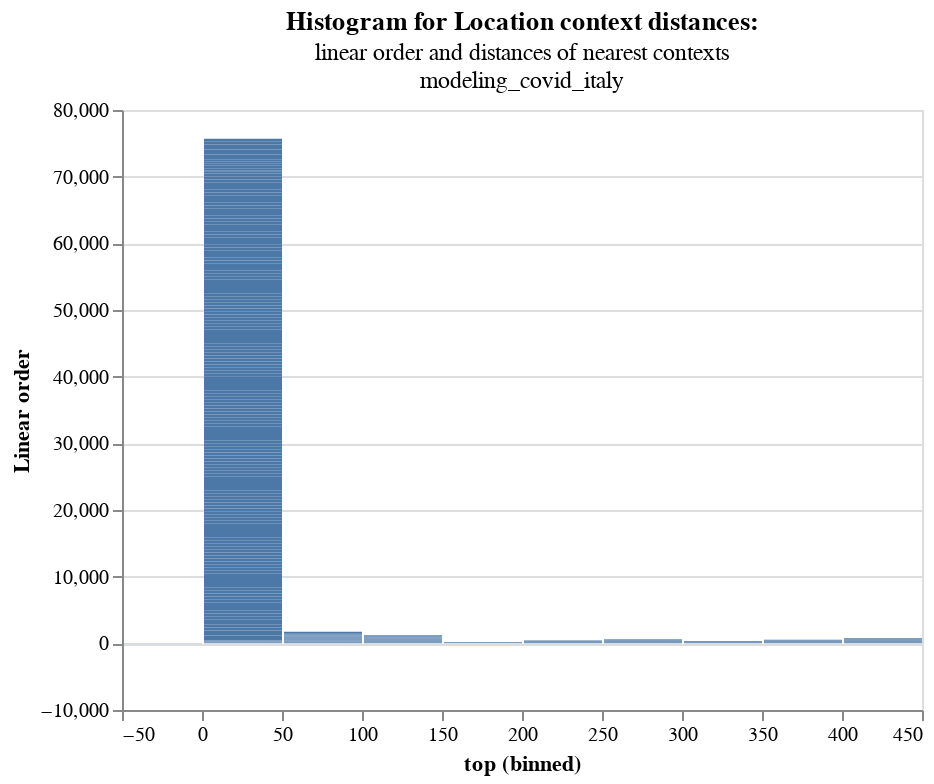

The notebook cell this image was saved under:
### Code cell
res = pd.DataFrame.from_dict(all_results['modeling_covid_italy_all.csv']['loc_results'])
ch = alt.Chart(res).encode(
    alt.X("top:Q", bin=True),
    y=alt.Y('sno',title="Linear order")
).properties(
    title=alt.TitleParams('Histogram for Location context distances: ',
    subtitle=["linear order and distances of nearest contexts","Event Extractions for modeling_covid_italy"])
)

ch.configure_title(
    fontSize=14,
    font='Courier',
    anchor='start',
    color='gray'
)
ch.mark_bar() + ch.mark_text(align='left', dy=2)

### Figure 1 — Vega-Lite specification as saved in the notebook (floating-point values rounded to 4 significant figures; data arrays with more than 128 entries replaced by an {"elided": "..."} marker saying what was removed)
{"config": {"view": {"continuousWidth": 400, "continuousHeight": 300}}, "layer": [{"mark": "bar", "encoding": {"x": {"bin": true, "field": "top", "type": "quantitative"}, "y": {"field": "sno", "title": "Linear order", "type": "quantitative"}}, "title": {"text": "Histogram for Location context distances: ", "subtitle": ["linear order and distances of nearest contexts", "modeling_covid_italy"]}}, {"mark": {"type": "text", "align": "left", "dy": 2}, "encoding": {"x": {"bin": true, "field": "top", "type": "quantitative"}, "y": {"field": "sno", "title": "Linear order", "type": "quantitative"}}, "title": {"text": "Histogram for Location context distances: ", "subtitle": ["linear order and distances of nearest contexts", "modeling_covid_italy"]}}], "data": {"name": "data-90f2fbae7f330937690720beab50baa2"}, "$schema": "https://vega.github.io/schema/vega-lite/v4.17.0.json", "datasets": {"data-90f2fbae7f330937690720beab50baa2": {"elided": "308 records"}}}
